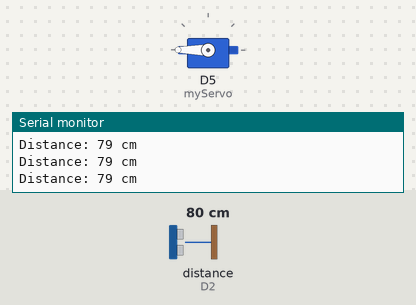
This sketch was run on a simulated ESP8266 (NodeMCU). On the bench: servo, the last lines printed to the serial monitor. Wiring (inferred from the names in the program): ultrasonic range finder: trigger D1; echo D2. The test bench sets the inputs (shaded band); at power-on: distance to the obstacle (sensor on D2) 80 cm. The echo pulse lasts 58.3 µs per cm.

Above: at 1.2 s.
1.3 s: distance to the obstacle (sensor on D2) set to 97 cm
2.8 s: distance to the obstacle (sensor on D2) set to 106 cm
At 3.3 s:
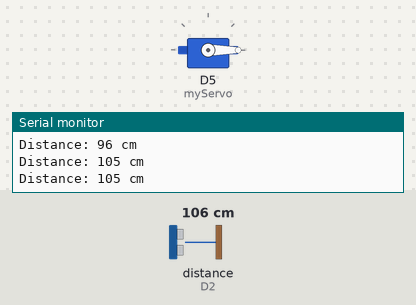
4.3 s: distance to the obstacle (sensor on D2) set to 2 cm
At 4.7 s:
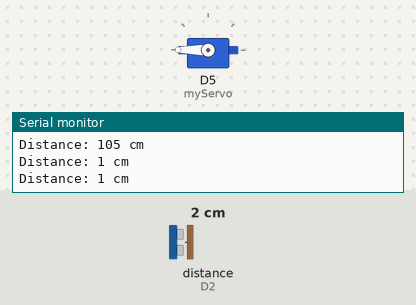
5.8 s: distance to the obstacle (sensor on D2) set to 120 cm
At 6.3 s:
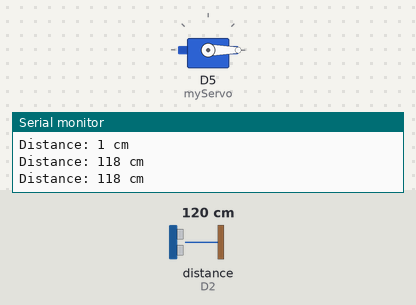
Timing chart, 0 to 8.4 s (numbered marks = the images above; inputs shaded):
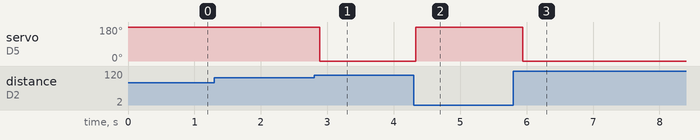

The sketch:

smart_dustbin.ino
```cpp
#include <Servo.h>

const int trigPin = D1;
const int echoPin = D2;
const int distanceThreshold = 100; // Distance threshold in cm
Servo myServo;

void setup() {
  pinMode(trigPin, OUTPUT);
  pinMode(echoPin, INPUT);
  myServo.attach(D5); // Connect servo signal pin to pin 11
  myServo.write(0);   // Set initial position to 0 degrees
  Serial.begin(9600);
}

void loop() {
  long duration, distance;

  // Send a 10us pulse to the trigPin
  digitalWrite(trigPin, LOW);
  delayMicroseconds(2);
  digitalWrite(trigPin, HIGH);
  delayMicroseconds(10);
  digitalWrite(trigPin, LOW);

  // Read the echoPin to get the pulse duration
  duration = pulseIn(echoPin, HIGH);

  // Calculate distance in cm
  distance = duration * 0.034 / 2;
  Serial.print("Distance: ");
  Serial.print(distance);
  Serial.println(" cm");

  // If distance is less than 50 cm, rotate servo to 180 degrees
  if (distance < distanceThreshold) {
    myServo.write(180);  // Move to 180 degrees
  } else {
    myServo.write(0);    // Return to 0 degrees
  }

  delay(200); // Delay to avoid excessive checking
}
```

STM32_square_PROGRAMING.c
```cpp
//#include <stdio.h>
//#define square(x) ((x)*(x))
//
//int main()
//{
//    int x=5;
//    printf("x: %d square of x: %d",x,square(x));
//    return 0;
//}
```

STM32._print_nm.c
```cpp
#include<stdio.h>

 #define santanu printf("SANTANU");

 int main()
 {
     santanu;
 }
```

TASK.c
```cpp
// Task 1.Create Car structure globally consisting of Model, colour and price and print on the screen.


// #include <stdio.h>
// struct Car {
//     char model[30];
//     char color[15];
//     int seats;
//     double price;
// };
// struct Car car = {"Honda Civic", "Blue", 4, 22000.00};

// void printCarDetails() {
//     printf("Car Details:\n");
//     printf("Model: %s\n", car.model);
//     printf("Color: %s\n", car.color);
//     printf("Seats: %d\n",car.seats);
//     printf("Price: $%.2lf\n", car.price);
// }

// int main() {
//     printCarDetails();
//     return 0;
// }

// // Task 2 Write a program to create structure globally enter the name,age and salary of employees and manager.
// If the manager age is above 30 then the salary will be 65000 otherwise 55000.


// #include <stdio.h>


// struct Employee {
//     char name[50];
//     int age;
//     float salary;
// };


// struct Employee manager, employee;

// int main() {

//     printf("Enter Employee's Name: ");
//     scanf("%s", employee.name);
//     printf("Enter Employee's Age: ");
//     scanf("%d", &employee.age);
//     printf("Enter Employee's Salary: ");
//     scanf("%f", &employee.salary);


//     printf("\nEnter Manager's Name: ");
//     scanf("%s", manager.name);
//     printf("Enter Manager's Age: ");
//     scanf("%d", &manager.age);


//     if (manager.age > 30) {
//         manager.salary = 65000;
//     } else {
//         manager.salary = 55000;
//     }

//     printf("\nEmployee Details:\n");
//     printf("Name: %s\n", employee.name);
//     printf("Age: %d\n", employee.age);
//     printf("Salary: %.2f\n", employee.salary);


//     printf("\nManager Details:\n");
//     printf("Name: %s\n", manager.name);
//     printf("Age: %d\n", manager.age);
//     printf("Salary: %.2f\n", manager.salary);

//     return 0;
// }


// // Task 3 Create a structure named Book to store book details like title, author, and price. Write a C program to input details for
// three books, find the most expensive and the lowest priced books, and display their information.


// #include <stdio.h>


// struct Book {
//     char title[100];
//     char author[100];
//     float price;
// };

// int main() {
//     struct Book books[3];
//     int most_expensive_index = 0, lowest_priced_index = 0;

//     for (int i = 0; i < 3; i++) {
//         printf("\nEnter details for Book %d:\n", i + 1);
//         printf("Title: ");
//         scanf(" %[^\n]", books[i].title);
//         printf("Author: ");
//         scanf(" %[^\n]", books[i].author);
//         printf("Price: ");
//         scanf("%f", &books[i].price);

//         if (books[i].price > books[most_expensive_index].price) {
//             most_expensive_index = i;
//         }
//         if (books[i].price < books[lowest_priced_index].price) {
//             lowest_priced_index = i;
//         }
//     }

//     printf("\nMost Expensive Book:\n");
//     printf("Title: %s\n", books[most_expensive_index].title);
//     printf("Author: %s\n", books[most_expensive_index].author);
//     printf("Price: %.2f\n", books[most_expensive_index].price);

//     printf("\nLowest Priced Book:\n");
//     printf("Title: %s\n", books[lowest_priced_index].title);
//     printf("Author: %s\n", books[lowest_priced_index].author);
//     printf("Price: %.2f\n", books[lowest_priced_index].price);

//     return 0;
// }

// // Task 4 Define a structure named Circle to represent a circle with a radius. Write a C program to create user defined
// function to calculate the area and perimeter of two circles and display the results in the main function.

// #include <stdio.h>
// #define PI 3.14159


// struct Circle {
//     float radius;
// };

// float calculate_area(struct Circle c) {
//     return PI * c.radius * c.radius;
// }

// float calculate_perimeter(struct Circle c) {
//     return 2 * PI * c.radius;
// }

// int main() {
//     struct Circle circle1, circle2;


//     printf("Enter the radius of Circle 1: ");
//     scanf("%f", &circle1.radius);


//     printf("Enter the radius of Circle 2: ");
//     scanf("%f", &circle2.radius);


//     float area1 = calculate_area(circle1);
//     float perimeter1 = calculate_perimeter(circle1);


//     float area2 = calculate_area(circle2);
//     float perimeter2 = calculate_perimeter(circle2);


//     printf("\nCircle 1:\n");
//     printf("Radius: %.2f\n", circle1.radius);
//     printf("Area: %.2f\n", area1);
//     printf("Perimeter: %.2f\n", perimeter1);


//     printf("\nCircle 2:\n");
//     printf("Radius: %.2f\n", circle2.radius);
//     printf("Area: %.2f\n", area2);
//     printf("Perimeter: %.2f\n", perimeter2);

//     return 0;
// }
```

c_programing.cpp
```cpp
#include <stdio.h>

int main() {
    int i;
    for (i = 0; i < 5; i++) {
        if (i % 2 == 0) {
            printf("%d is even\n", i);
        } else {
            printf("%d is odd\n", i);
        }
    }
    return 0;
}
```

col-mod-price-car.c
```cpp
#include <stdio.h>

struct Car {
    char model[50];
    char colour[30];
    float price;
};

void printCar(struct Car car) {
    printf("Car Model: %s\n", car.model);
    printf("Car Colour: %s\n", car.colour);
    printf("Car Price: %.2f\n", car.price);
}

int main() {
    // Create a global Car instance
    struct Car myCar = {"BMW", "Red", 0001};

    // Print car details
    printCar(myCar);

    return 0;
}
```

Measured:
- the behaviour switches between 100 and 101 cm on distance to the obstacle (sensor on D2) (found by bisection; images 0 and 1)
- after the input at 2.8 s, servo on D5 (myServo): 180° → 0° after 0.09 s
- after the input at 4.3 s, servo on D5 (myServo): 0° → 180° at once
- after the input at 5.8 s, servo on D5 (myServo): 180° → 0° after 0.14 s
